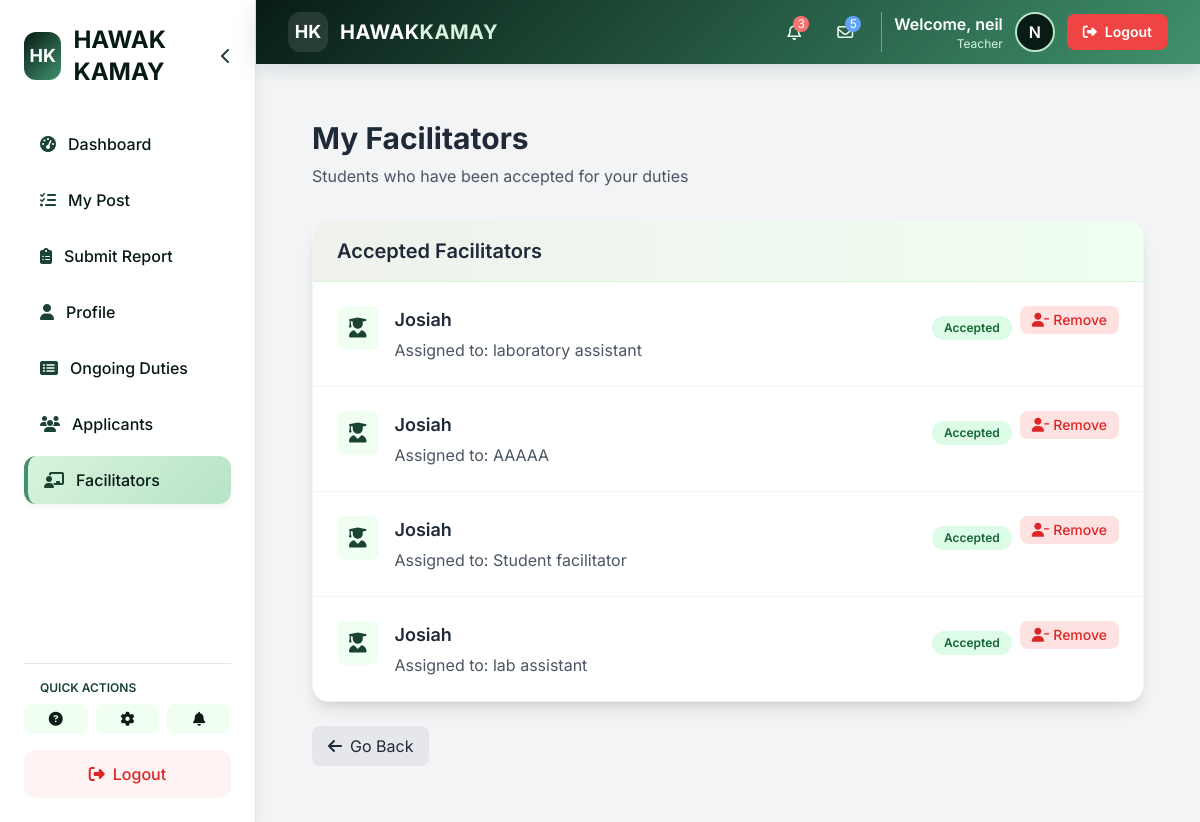
/index.php?page=facilitators (signed in), run on an earlier commit of the app's database.
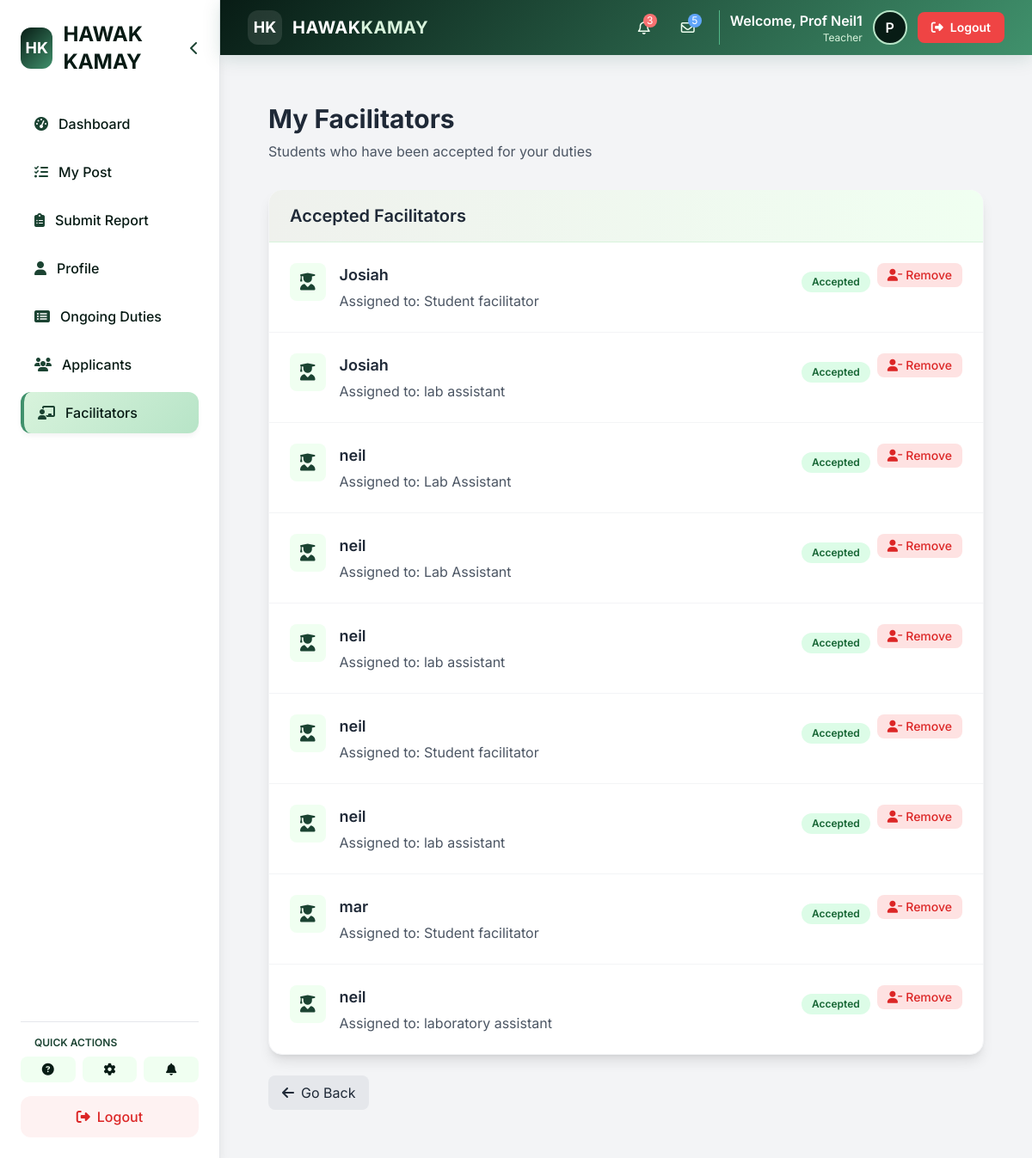
And on a later commit of the database.
### tables this page shows
CREATE TABLE `applications` (
  `id` int(11) NOT NULL,
  `job_id` int(11) NOT NULL,
  `student_id` int(11) NOT NULL,
  `applied_date` date NOT NULL,
  `status` enum('pending','approved','rejected') DEFAULT 'pending',
  `cover_letter` text DEFAULT NULL,
  `created_at` timestamp NOT NULL DEFAULT current_timestamp(),
  `updated_at` timestamp NOT NULL DEFAULT current_timestamp() ON UPDATE current_timestamp()
);

CREATE TABLE `users` (
  `id` int(11) NOT NULL,
  `name` varchar(255) NOT NULL,
  `email` varchar(255) NOT NULL,
  `password` varchar(255) NOT NULL,
  `role` enum('student','teacher','admin') NOT NULL,
  `student_id` varchar(50) DEFAULT NULL,
  `teacher_id` varchar(50) DEFAULT NULL,
  `created_at` timestamp NOT NULL DEFAULT current_timestamp(),
  `updated_at` timestamp NOT NULL DEFAULT current_timestamp() ON UPDATE current_timestamp(),
  `department_id` int(11) DEFAULT NULL,
  `year_level` varchar(20) DEFAULT NULL,
  `office_location` varchar(255) DEFAULT NULL
);

CREATE TABLE `job_postings` (
  `id` int(11) NOT NULL,
  `title` varchar(255) NOT NULL,
  `description` text NOT NULL,
  `requirements` text DEFAULT NULL,
  `schedule` varchar(255) NOT NULL,
  `location` varchar(255) DEFAULT NULL,
  `posted_by_id` int(11) NOT NULL,
  `posted_date` date NOT NULL,
  `deadline` date NOT NULL,
  `status` enum('open','closed','filled') DEFAULT 'open',
  `max_applicants` int(11) DEFAULT 1,
  `current_applicants` int(11) DEFAULT 0,
  `created_at` timestamp NOT NULL DEFAULT current_timestamp(),
  `updated_at` timestamp NOT NULL DEFAULT current_timestamp() ON UPDATE current_timestamp(),
  `department_id` int(11) DEFAULT NULL
);

### Teachers/facilitators.php (the view, shortened to what the changed rows need)
<?php
require_once __DIR__ . '/../config/conn.php';
$teacherId = $_SESSION['user_id'];
$stmt = $conn->prepare("
    SELECT a.id AS application_id, u.name AS student_name, j.title AS duty_title
    FROM applications a
    JOIN users u ON a.student_id = u.id
    JOIN job_postings j ON a.job_id = j.id
    WHERE a.status = 'approved' AND j.posted_by_id = ?
");
$stmt->bind_param("i", $teacherId);
$stmt->execute();
$result = $stmt->get_result();
?>
<div class="max-w-4xl mx-auto px-4 sm:px-6 lg:px-8 py-8">
    <div class="mb-8">
        <h1 class="text-3xl font-bold text-gray-800">My Facilitators</h1>
    </div>
    <?php if ($result->num_rows > 0): ?>
    <div class="bg-white rounded-2xl shadow-lg overflow-hidden border border-gray-100">
        <div class="bg-gradient-to-r from-hk-green-50 to-hk-green-100 px-6 py-4 border-b border-hk-green-200">
            <h2 class="text-xl font-semibold text-gray-800">Accepted Facilitators</h2>
        </div>
        <ul class="divide-y divide-gray-100">
            <?php while ($row = $result->fetch_assoc()): ?>
            <li class="p-6 hover:bg-gray-50 transition-colors duration-200">
                <div class="flex items-start justify-between">
                    <div class="flex items-start">
                        <div class="flex-shrink-0 bg-hk-green-100 p-3 rounded-lg mr-4">
                            <i class="fas fa-user-graduate text-hk-green-600 text-xl"></i>
                        </div>
                        <div class="flex-1 min-w-0">
                            <h3 class="text-lg font-semibold text-gray-800"><?= htmlspecialchars($row['student_name']); ?></h3>
                            <p class="text-gray-600 mt-1">Assigned to: <?= htmlspecialchars($row['duty_title']); ?></p>
                        </div>
                    </div>
                    <div class="flex items-center space-x-2">
                        <span class="bg-green-100 text-green-800 text-xs font-semibold px-3 py-1 rounded-full">Accepted</span>
                        <form method="POST" onsubmit="return confirm('Are you sure you want to remove this facilitator?')">
                            <button type="submit" class="px-3 py-1 bg-red-100 text-red-600 rounded-lg text-sm font-medium hover:bg-red-200 flex items-center">
                                <i class="fas fa-user-minus mr-1"></i> Remove
                            </button>
                        </form>
                    </div>
                </div>
            </li>
            <?php endwhile; ?>
        </ul>
    </div>
    <?php endif; ?>
</div>

### includes/header.php (shortened to what the changed rows need)
<?php
$role = $_SESSION['role'] ?? 'guest';
$departmentName = $_SESSION['department_name'] ?? '';
$userName = htmlspecialchars($_SESSION['user_name']);
?>
<!DOCTYPE html>
<html lang="en">
<head>
    <script src="https://cdn.tailwindcss.com"></script>
    <link rel="stylesheet" href="https://cdnjs.cloudflare.com/ajax/libs/font-awesome/6.4.0/css/all.min.css">
</head>
<body class="font-sans bg-hk-green-50 min-h-screen">
<header class="hk-gradient-bg text-white header-shadow sticky top-0 z-50">
    <div class="max-w-7xl mx-auto px-4 sm:px-6 lg:px-8">
        <div class="flex justify-between items-center py-3">
            <div class="flex items-center space-x-5">
                <div class="flex items-center space-x-3 pl-3 border-l border-hk-green-400">
                    <div class="hidden md:flex flex-col items-end">
                        <span class="font-semibold text-white">Welcome, <?= htmlspecialchars($userName) ?></span>
                        <span class="text-xs text-hk-green-200">
                            <?php
                            switch ($role) {
                                case 'teacher':
                                    echo 'Teacher' . ($departmentName ? ' - ' . htmlspecialchars($departmentName) : '');
                                    break;
                            }
                            ?>
                        </span>
                    </div>
                    <div class="w-10 h-10 rounded-full bg-hk-green-700 flex items-center justify-center text-white font-semibold border-2 border-hk-green-300">
                        <?= strtoupper(substr($userName, 0, 1)) ?>
                    </div>
                    <a href="./landing.php" class="bg-red-500 hover:bg-red-600 text-white px-4 py-2 rounded-lg font-semibold text-sm flex items-center transition-colors">
                        <i class="fas fa-sign-out-alt mr-2"></i> Logout
                    </a>
                </div>
            </div>
        </div>
    </div>
</header>
</body>
</html>

What changed in the data, as far as the page shows it:
removed applications: student.name "Josiah", job.title "laboratory assistant"
removed applications: student.name "Josiah", job.title "AAAAA"
added applications: student.name "neil", job.title "Lab Assistant"
added applications: student.name "neil", job.title "Lab Assistant"
added applications: student.name "neil", job.title "lab assistant"
added applications: student.name "neil", job.title "Student facilitator"
added applications: student.name "neil", job.title "lab assistant"
added applications: student.name "mar", job.title "Student facilitator"
added applications: student.name "neil", job.title "laboratory assistant"
Also different on the page:
$userName: "neil" → "Prof Neil1"
substr($userName, 0, 1): "N" → "P"
